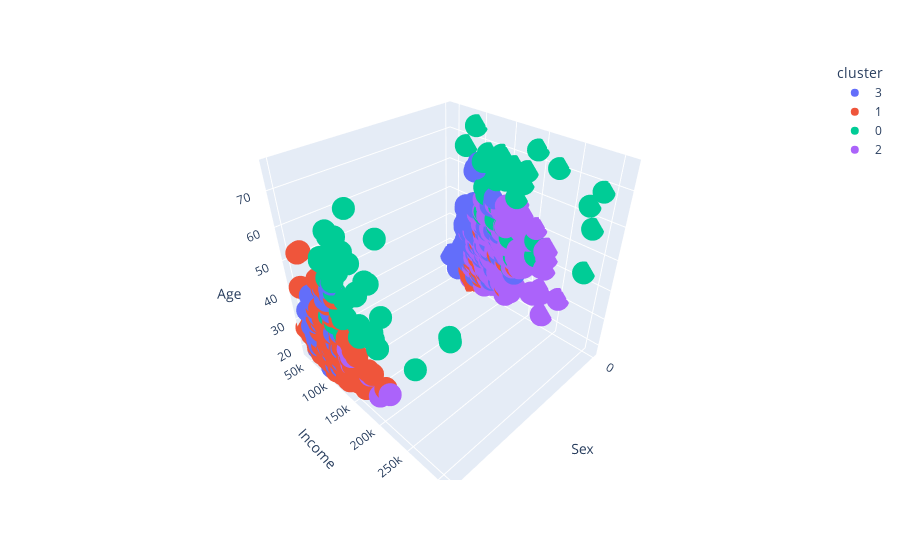

Notebook code cell kept with this figure:
### Code cell
# Usamos la maravilla de plotly
import plotly.express as px

fig = px.scatter_3d(d3, x='Sex', y='Income', z='Age', color='cluster')
fig.show()

### Figure 1 — Plotly figure (JSON) as saved in the notebook; plotly's stock layout.template omitted (floating-point values rounded to 4 significant figures; data arrays with more than 128 entries replaced by an {"elided": "..."} marker saying what was removed)
{"data": [{"hovertemplate": "cluster=3<br>Sex=%{x}<br>Income=%{y}<br>Age=%{z}<extra></extra>", "legendgroup": "3", "marker": {"color": "#636efa", "symbol": "circle"}, "mode": "markers", "name": "3", "scene": "scene", "showlegend": true, "type": "scatter3d", "x": {"elided": "147 str values"}, "y": {"elided": "147 int values"}, "z": {"elided": "147 int values"}}, {"hovertemplate": "cluster=1<br>Sex=%{x}<br>Income=%{y}<br>Age=%{z}<extra></extra>", "legendgroup": "1", "marker": {"color": "#EF553B", "symbol": "circle"}, "mode": "markers", "name": "1", "scene": "scene", "showlegend": true, "type": "scatter3d", "x": {"elided": "190 str values"}, "y": {"elided": "190 int values"}, "z": {"elided": "190 int values"}}, {"hovertemplate": "cluster=0<br>Sex=%{x}<br>Income=%{y}<br>Age=%{z}<extra></extra>", "legendgroup": "0", "marker": {"color": "#00cc96", "symbol": "circle"}, "mode": "markers", "name": "0", "scene": "scene", "showlegend": true, "type": "scatter3d", "x": ["1", "1", "1", "1", "0", "0", "1", "1", "0", "0", "0", "0", "0", "1", "1", "1", "0", "0", "1", "1", "0", "0", "1", "0", "1", "0", "1", "0", "1", "0", "1", "0", "0", "0", "1", "0", "0", "0", "0", "1", "0", "1", "1", "1", "1", "0", "1", "1", "0", "1", "0", "1", "1", "0", "1", "1", "0", "1", "0", "1", "1", "1", "1", "1", "0", "1", "0", "1", "0", "0", "1", "0", "0", "0", "1", "0", "1", "0", "1", "0"], "y": [308529, 128343, 189166, 170366, 71823, 111184, 128233, 137689, 137231, 135332, 149419, 112486, 103941, 170644, 125883, 163940, 136312, 287106, 108442, 108945, 129838, 89502, 118610, 129556, 134350, 192167, 214126, 127371, 126847, 108559, 142280, 113024, 157299, 132145, 128053, 129425, 159880, 281647, 224998, 166933, 135754, 309364, 260847, 143343, 192561, 111858, 152620, 113334, 165519, 147603, 169044, 211229, 171804, 205476, 139641, 194532, 280566, 199654, 202997, 133328, 169020, 144843, 107142, 135534, 178967, 193816, 135705, 140178, 145227, 166712, 107585, 126003, 174337, 128469, 128271, 273063, 153645, 170113, 117005, 110190], "z": [61, 67, 60, 76, 67, 48, 50, 43, 52, 45, 46, 67, 64, 54, 57, 62, 64, 68, 58, 57, 65, 74, 39, 61, 45, 73, 73, 60, 53, 56, 64, 54, 66, 47, 67, 60, 43, 57, 70, 41, 63, 60, 45, 44, 46, 66, 62, 57, 57, 50, 62, 53, 55, 41, 57, 60, 43, 42, 46, 66, 45, 67, 57, 38, 66, 44, 68, 62, 61, 33, 40, 66, 62, 63, 60, 63, 64, 37, 53, 47]}, {"hovertemplate": "cluster=2<br>Sex=%{x}<br>Income=%{y}<br>Age=%{z}<extra></extra>", "legendgroup": "2", "marker": {"color": "#ab63fa", "symbol": "circle"}, "mode": "markers", "name": "2", "scene": "scene", "showlegend": true, "type": "scatter3d", "x": {"elided": "183 str values"}, "y": {"elided": "183 int values"}, "z": {"elided": "183 int values"}}], "layout": {"legend": {"title": {"text": "cluster"}, "tracegroupgap": 0}, "margin": {"t": 60}, "scene": {"domain": {"x": [0, 1], "y": [0, 1]}, "xaxis": {"title": {"text": "Sex"}}, "yaxis": {"title": {"text": "Income"}}, "zaxis": {"title": {"text": "Age"}}}}}
